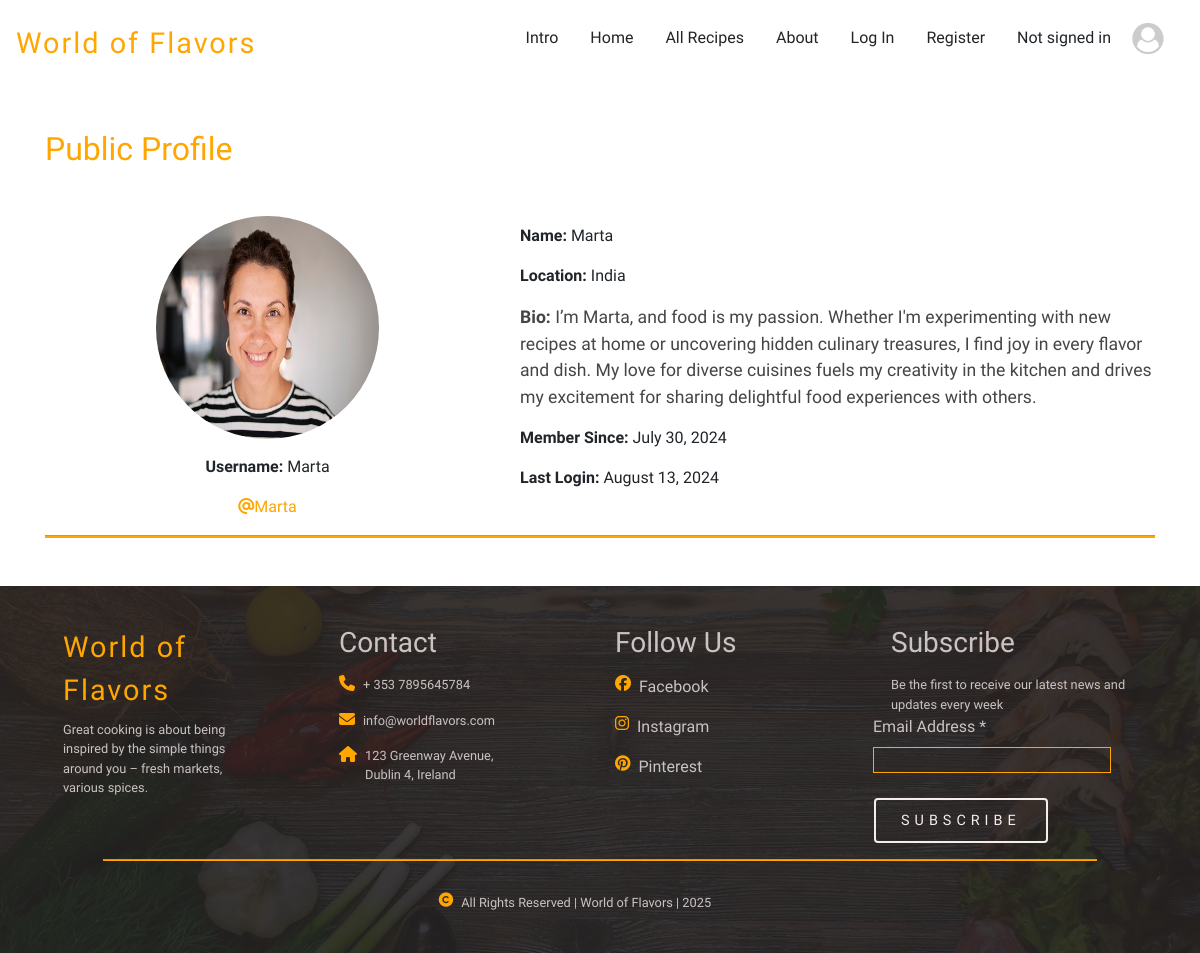
Screenshot of /accounts/profile/Marta/ with the database file from the repository.
### accounts/models.py (models this page shows, shortened)
class UserProfile(models.Model):
    user = models.OneToOneField(settings.AUTH_USER_MODEL, on_delete=models.CASCADE)
    user_name = models.CharField(max_length=30, blank=True)
    location = models.CharField(max_length=30, blank=True)
    user_image = models.ImageField(upload_to='images/profile_images/', blank=True, null=True)
    user_social_media = models.URLField(max_length=200, blank=True)
    bio = models.TextField(max_length=500, blank=True)

class CustomUser(AbstractUser):
    pass

### accounts/views.py (the view)
# urls.py: path('profile/<str:username>/', views.public_profile, name='public_profile'),
def public_profile(request, username):
    User = get_user_model()
    user = get_object_or_404(User, username=username)
    user_profile = get_object_or_404(UserProfile, user=user)
    context = {
        'user_profile': user_profile,
        'public_profile': True
    }
    return render(request, 'accounts/user-profile.html', context)

### accounts/context_processors.py (called while the page is built)
def user_image(request):
    if request.user.is_authenticated:
        user_profile = request.user.userprofile
        return {'user_image': user_profile.user_image.url if user_profile.user_image else None}
    return {'user_image': None}

### accounts/templates/accounts/user-profile.html (shortened to what this page needs)
{% extends "layout.html" %}
{% load widget_tweaks %}
{% block body %}
<div id="profile" class="container mt-5">
    {% if public_profile == True %}
    <h2 class="title interactive-color">Public Profile</h2>
    {% else %}
    <h2 class="title interactive-color">User Profile</h2>
    {% endif %}
    <div class="row mt-5">
        <div class="col-md-5 profile-card text-center">
            <div class="mb-3">
                {% if user_profile.user_image %}
                <img class="mx-auto w-50 rounded-circle" src="{{ user_profile.user_image.url }}" alt="Profile Image">
                {% else %}
                <img class="mx-auto w-50 rounded-circle"
                    src="../../../media/images/large/support/user-default-image-large-removebg-preview.png"
                    alt="Default Profile Image">
                {% endif %}
            </div>
            <p><strong>Username:</strong> {{ user_profile.user.username }}</p>
            {% if user_profile.user_social_media %}
            <a href="{{ user_profile.user_social_media }}" target="_blank" class="interactive-color transition-3"><i
                    class="fas fa-at"></i>{{ user_profile.user.username }}</a>
            {% endif %}
        </div>
        <div class="col-md-7 mt-2">
            <p><strong>Name:</strong> {{ user_profile.user_name }}</p>
            <p><strong>Location:</strong> {{ user_profile.location }}</p>
            <p class="paragraph"><strong>Bio:</strong> {{ user_profile.bio }}</p>
            <p><strong>Member Since:</strong> {{ user_profile.user.date_joined|date:"F d, Y" }}</p>
            <p><strong>Last Login:</strong> {{ user_profile.user.last_login|date:"F d, Y" }}</p>
        </div>
    </div>
    <hr class="under-line">
</div>
{% endblock %}

### static/css/main.css (style rules this page uses)
* { margin: 0; padding: 0; box-sizing: border-box; }
body { height: 100%; font-family: 'Montserrat', sans-serif; }
:root { --white-color: rgb(247, 236, 236); --light-grey-color: rgb(204, 194, 194); --dark-black: rgb(37, 35, 35); --light-black: rgb(70, 68, 68); --interactive-color: rgb(255, 166, 0); --error-red-color: rgb(230, 82, 82); }
a { text-decoration: none; color: var(--dark-black); }
.title { font-size: 2rem; color: var(--white-color); }
.under-line { background-color: var(--interactive-color); height: 2px; }
.paragraph { font-size: 1.1rem; color: var(--light-black); }
.interactive-color { color: var(--interactive-color); }
.transition-3 { transition: all ease-in-out 0.3s; }

### rows the page displays
UserProfile: user_image (picture), user.username "Marta", user_name "Marta", location "India", bio "I’m Marta, and food is my passion. Whether I'm experimenting with new recipes at home or uncovering hidden culinary treasures, I find joy in every flavor and dish. My love for diverse cuisines fuels my creativity in the kitchen and drives my excitement for sharing delightful food experiences with others.", user.date_joined "July 30, 2024", user.last_login "August 13, 2024"
